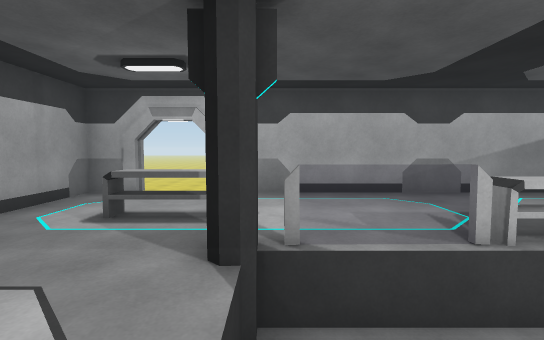
[1] (above)

19 first-person views from a walk through a 3-D level made in the Unity game engine. The camera is 1.4 m above the floor, tilts 4° down and sees 85° across. Doors are open. The floor is counted in squares, 1 m on a side. Each view is taken from the middle of a square. On the plan, view 1 faces up. The plan holds only what a view shows up to about 14 squares ahead; the rest is blank. The place goes on beyond the plan. The player is left out.

[2]
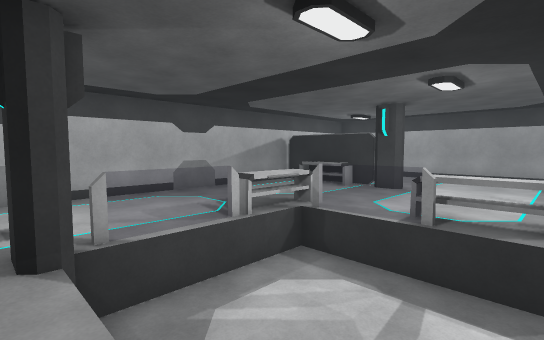

[3]
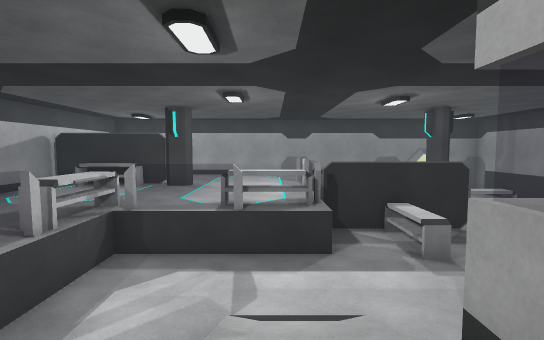

[4]
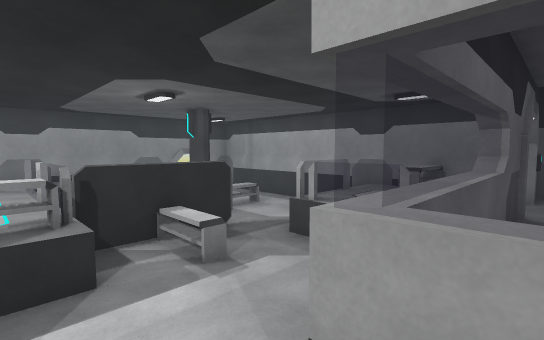

[5]
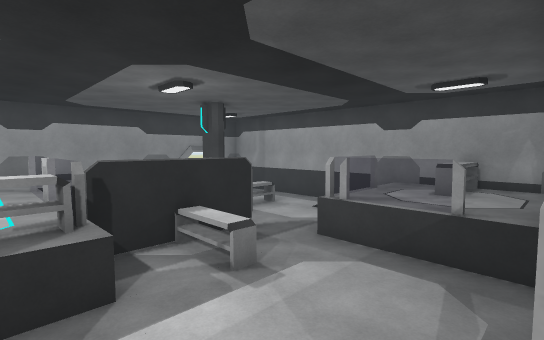

[6]
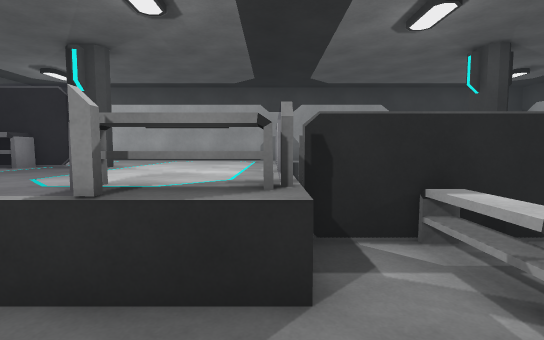

[7]
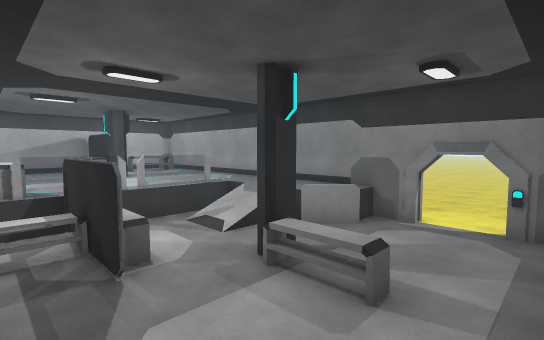

[8]
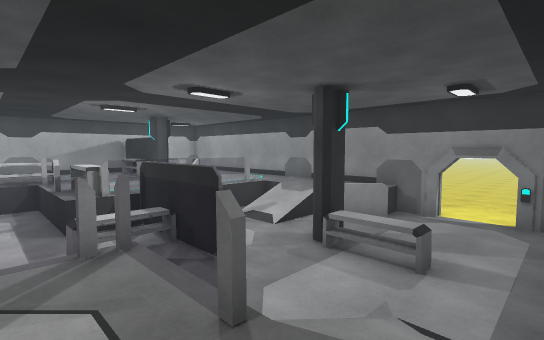

[9]
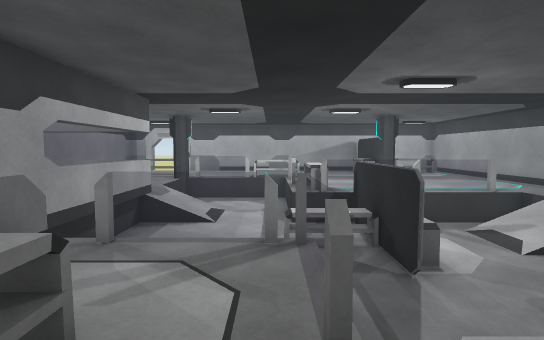

[10]
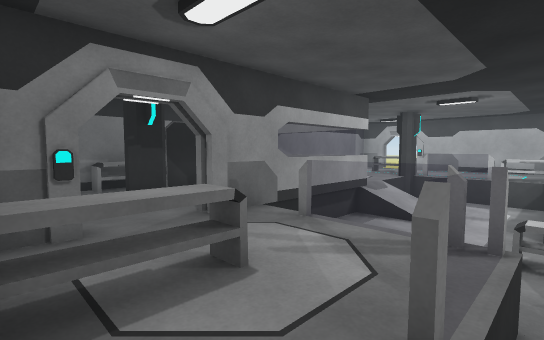

[11]
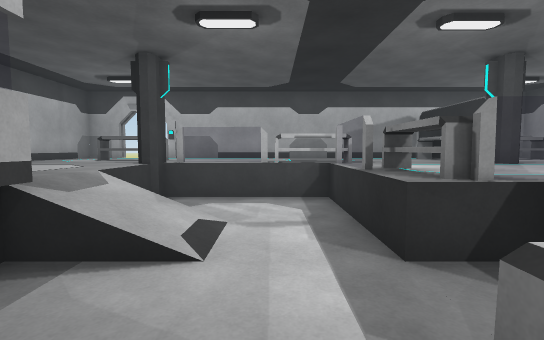

[12]
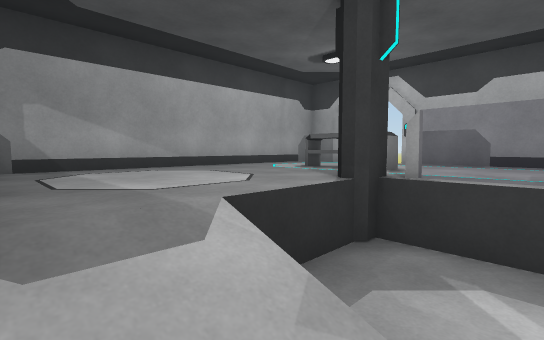

[13]
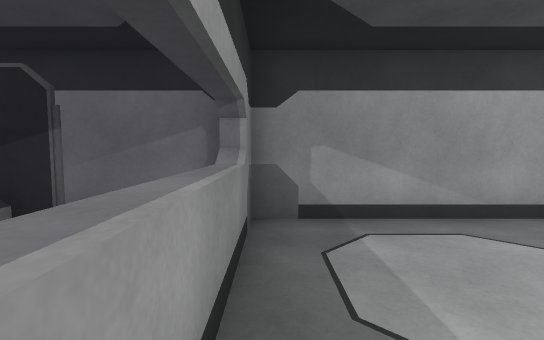

[14]
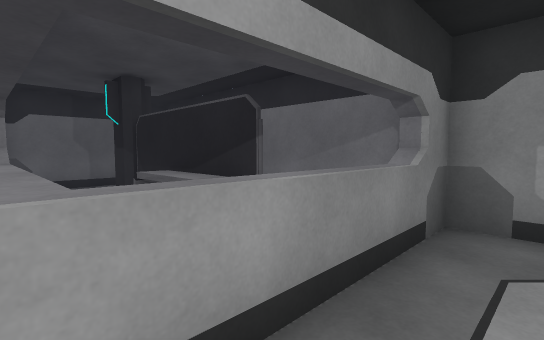

[15]
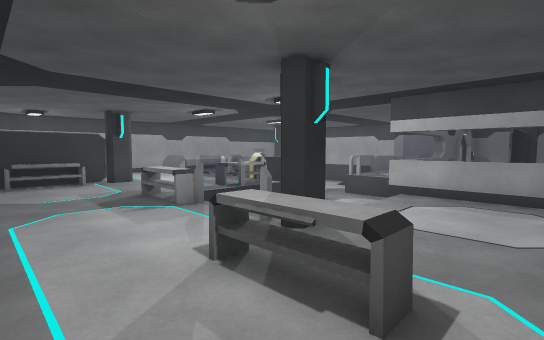

[16]
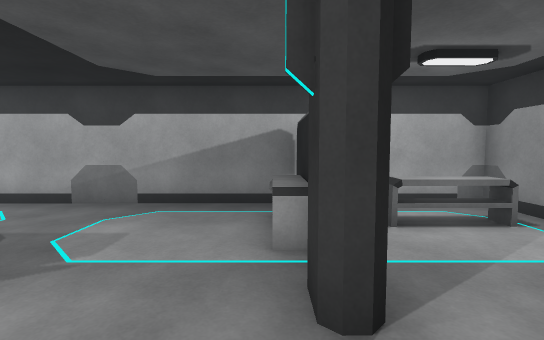

[17]
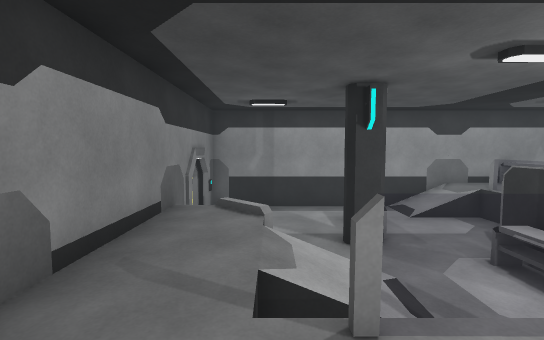

[18]
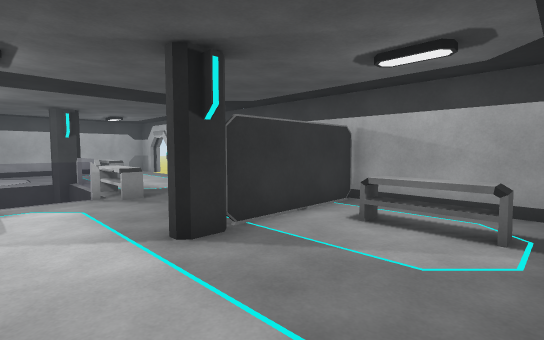

[19]
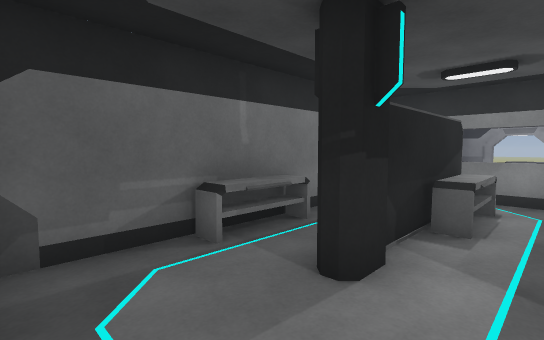

### Floor plan
Key: @ floor where view 1 was taken; # wall or solid block; . main floor; - floor 1 m lower than the main floor; / step, stairs or slope; D open door; = window, fence, low wall or low ledge; v drop or lower ground; T table; C column.
Columns run from 5 left of view 1 to 21 right of it. Each row starts with its distance up from view 1.
  9 ## =#################
  8 #..............#....#
  7 #.............TTTTT.#
  6 #.TTT.........TT.TT.#
  5 #.TTT.........T#....#
  4 #...#C==#TT...#C....#
  3 #....-----=.........#
  2 #....v----=.........#
  1 #....v----=T........#
  0 #....@//--TT........#
 -1 #....///--T======...#
 -2 #====#------#----=..#
 -3 # #T.=----TTT--///..#
 -4 # #T.=---TTTT--///..#
 -5 # #T.=------T----=..#
 -6 #.#..#---------C--/.#
 -7 #.#..#.====---TC----# ----
 -8 #.C......==---T-----D------
 -9 #......T.==---T-----D------
-10 #....#.T..///------#D---
-11 #....#.T..///------##
-12 ####################

Positions as (right, up) in squares from view 1, and headings:
1: (0, 0), facing up
2: (-1, -1), facing up-right
3: (-2, 0), facing right
4: (-1, 0), facing down-right
5: (0, 0), facing down-right
6: (2, -1), facing right
7: (5, -11), facing up-right
8: (3, -11), facing up-right
9: (4, -11), facing up
10: (5, -11), facing up-left
11: (3, -5), facing up
12: (2, -1), facing up-left
13: (0, -1), facing left
14: (0, 0), facing down-left
15: (-4, 8), facing down-right
16: (9, 1), facing up
17: (12, 1), facing down
18: (14, 1), facing up-left
19: (-1, -11), facing up-left
